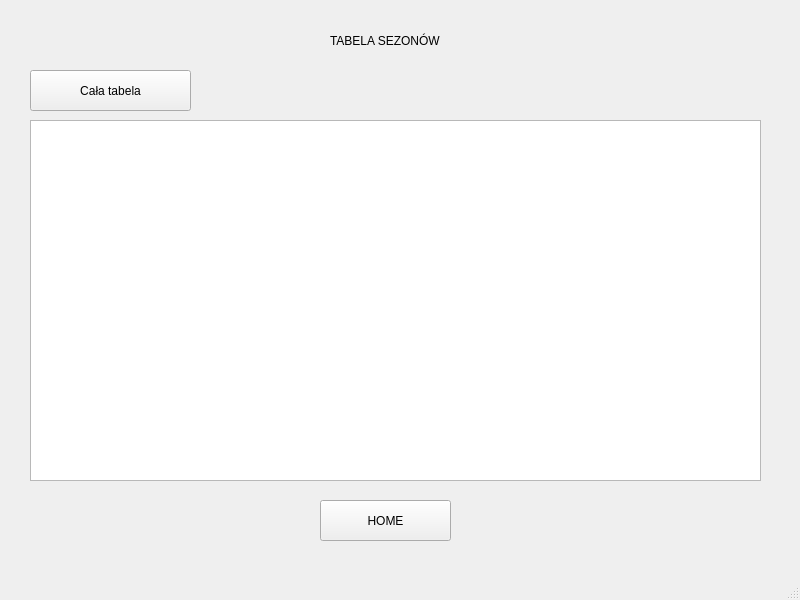
<?xml version="1.0" encoding="UTF-8"?>
<ui version="4.0">
 <class>MainWindow</class>
 <widget class="QMainWindow" name="MainWindow">
  <property name="geometry">
   <rect>
    <x>0</x>
    <y>0</y>
    <width>800</width>
    <height>600</height>
   </rect>
  </property>
  <property name="windowTitle">
   <string>MainWindow</string>
  </property>
  <widget class="QWidget" name="centralwidget">
   <widget class="QLabel" name="label">
    <property name="geometry">
     <rect>
      <x>330</x>
      <y>20</y>
      <width>191</width>
      <height>41</height>
     </rect>
    </property>
    <property name="text">
     <string>TABELA SEZONÓW</string>
    </property>
   </widget>
   <widget class="QPushButton" name="pushButton">
    <property name="geometry">
     <rect>
      <x>30</x>
      <y>70</y>
      <width>161</width>
      <height>41</height>
     </rect>
    </property>
    <property name="text">
     <string>Cała tabela</string>
    </property>
   </widget>
   <widget class="QTextBrowser" name="textBrowser">
    <property name="geometry">
     <rect>
      <x>30</x>
      <y>120</y>
      <width>731</width>
      <height>361</height>
     </rect>
    </property>
   </widget>
   <widget class="QPushButton" name="pushButton_2">
    <property name="geometry">
     <rect>
      <x>320</x>
      <y>500</y>
      <width>131</width>
      <height>41</height>
     </rect>
    </property>
    <property name="text">
     <string>HOME</string>
    </property>
   </widget>
  </widget>
  <widget class="QMenuBar" name="menubar">
   <property name="geometry">
    <rect>
     <x>0</x>
     <y>0</y>
     <width>800</width>
     <height>22</height>
    </rect>
   </property>
  </widget>
  <widget class="QStatusBar" name="statusbar"/>
 </widget>
 <resources/>
 <connections/>
</ui>
